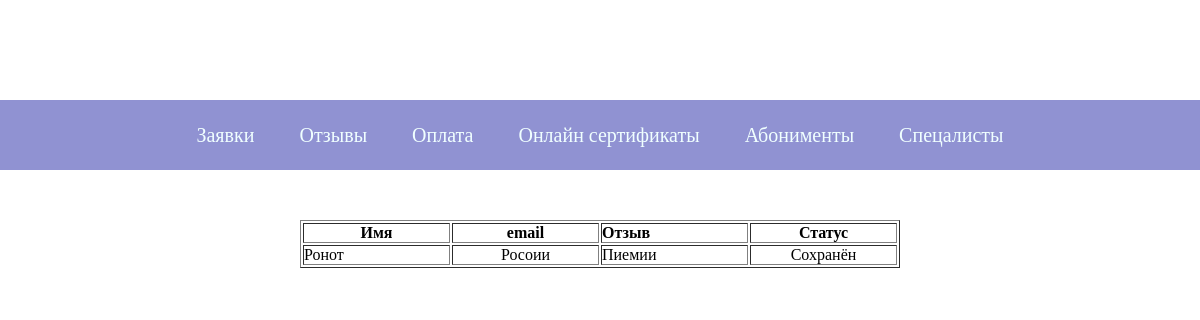
/admin_page/admin_reviews_page/ (signed in), run on the app's committed database.
### amma/models.py (models this page shows, shortened)
class Reviews(models.Model):
    id_review = models.AutoField(auto_created=True, primary_key=True)
    name = models.CharField(max_length=50)
    email = models.CharField(max_length=50)
    review = models.TextField()
    status = models.CharField(default='Новый', max_length=11)

### admin_page/views.py (the view)
# urls.py: path('admin_reviews_page/', views.admin_reviews_page, name='admin_reviews_page'),
def admin_reviews_page(request):
    if not request.user.is_authenticated:
        return redirect('login_admin_page')
    reviews_list = Reviews.objects.all()
    context = {
        'reviews_list': reviews_list.order_by('-id_review')
    }
    return render(request, 'admin_page/reviews_page.html', context)

### templates/admin_page/reviews_page.html (shortened to what this page needs)
{% load static %}
<!DOCTYPE html>
<html>
<head>
    <link rel="stylesheet" href="{% static "admin/index.css" %}">
</head>
<body>
    <header>
        <div class="header">
            <ul>
                <li>
                    <a href="{% url "admin_control_page" %}">
                        Заявки
                    </a>
                </li>
                <li>
                    <a href="{% url "admin_reviews_page" %}">
                        Отзывы
                    </a>
                </li>
                <li>
                    <a href="{% url "admin_payment_page" %}">
                        Оплата
                    </a>
                </li>
                <li>
                    <a href="{% url "admin_certificates_page" %}">
                        Онлайн сертификаты
                    </a>
                </li>
                <li>
                    <a href="{% url "admin_aboniment_page" %}">
                        Абонименты
                    </a>
                </li>
                <li>
                    <a href="{% url "workers" %}">
                        Спецалисты
                    </a>
                </li>
            </ul>
        </div>
    </header>
    <div class="table">
        <div class="table_in_box">
            <table border="1">
                <tr>
                    <th class="name">Имя</th>
                    <th class="phone_number">email</th>
                    <th class="message">Отзыв</th>
                    <th class="status">Статус</th>
                </tr>
                {% for review in reviews_list%}
                    <tr>
                        <td>{{ review.name }}</td>
                        <td>{{ review.email }}</td>
                        <td>{{ review.review }}</td>
                        <td>
                            <div class="certificate_admin_status">
                                <div class="status_status">
                                {{ review.status }}
                            </div>
                            </div>
                        </td>
                    </tr>
                {% endfor %}
            </table>
        </div>
    </div>
</body>
</html>

### static/admin_static/index.css (style rules this page uses)
* { padding: 0; margin: 0; }
header { width: 100%; height: 70px; margin-top: 100px; background-color: #9092D2; }
.header { width: 100%; height: 100%; display: flex; justify-content: center; align-items: center; }
li { display: inline; margin-left: 20px; margin-right: 20px; font-size: 20px; }
a { text-decoration: none; color: azure; }
table { table-layout:fixed; width: 100%; word-break: break-all; }
table td { overflow:hidden; }
table td:nth-of-type(1) { width:20%; }
table td:nth-of-type(2) { width:20%; text-align: center; }
table td:nth-of-type(3) { width:60%; }
.table_in_box { width: 50%; display: flex; justify-content: center; }
.table { width: 100%; height: auto; display: flex; justify-content: center; margin-top: 50px; }
td { width: 33%; height: auto; }
.message { display: flex; flex-wrap: wrap; }
.certificate_admin_status { display: flex; justify-content: space-around; align-items: center; }

### data on the page
Reviews: name "Ронот", email "Росоии", review "Пиемии", status "Сохранён"
